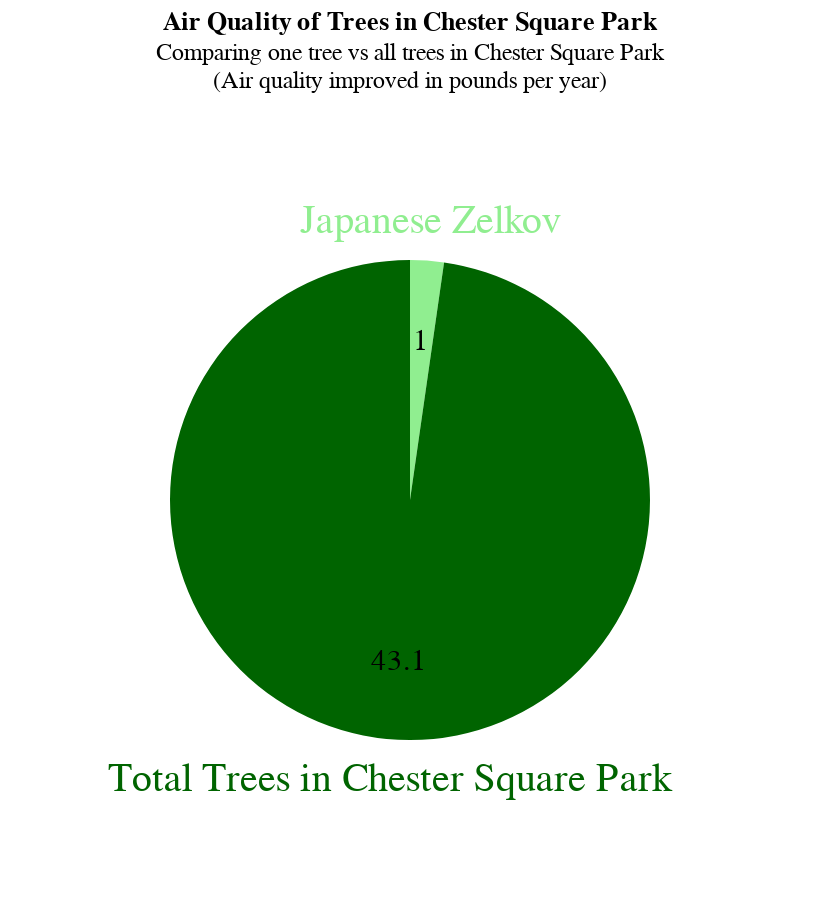

Source (notebook cell):
### Code cell
# Pie chart for 2950125, Japanese Zelkova
source3 = pd.DataFrame({"Tree": ['Japanese Zelkov', 'Total Trees in Chester Square Park'], "Air quality improved (lb/year)": [1.0, 43.1]})

base = alt.Chart(source3).encode(
    alt.Theta("Air quality improved (lb/year)").stack(True),
    alt.Color("Tree", scale=alt.Scale(range=["lightgreen", "darkgreen"])).legend(None)
).properties(
    width=400,
    height=400,
    title={
      "text": ["Air Quality of Trees in Chester Square Park"], 
      "subtitle": ["Comparing one tree vs all trees in Chester Square Park", "(Air quality improved in pounds per year)"]
    }
)

pie = base.mark_arc(outerRadius=120)
text = base.mark_text(radius=80, size=15).encode(text="Air quality improved (lb/year):N", color=alt.value("black"))
text2 = base.mark_text(radius=140, size=20).encode(text="Tree:N")

pie + text + text2

### Figure 1 — Vega-Lite specification as saved in the notebook (floating-point values rounded to 4 significant figures)
{"config": {"view": {"continuousWidth": 300, "continuousHeight": 300}}, "layer": [{"mark": {"type": "arc", "outerRadius": 120}, "encoding": {"color": {"field": "Tree", "legend": null, "scale": {"range": ["lightgreen", "darkgreen"]}, "type": "nominal"}, "theta": {"field": "Air quality improved (lb/year)", "stack": true, "type": "quantitative"}}, "title": {"text": ["Air Quality of Trees in Chester Square Park"], "subtitle": ["Comparing one tree vs all trees in Chester Square Park", "(Air quality improved in pounds per year)"]}}, {"mark": {"type": "text", "radius": 80, "size": 15}, "encoding": {"color": {"value": "black"}, "text": {"field": "Air quality improved (lb/year)", "type": "nominal"}, "theta": {"field": "Air quality improved (lb/year)", "stack": true, "type": "quantitative"}}, "title": {"text": ["Air Quality of Trees in Chester Square Park"], "subtitle": ["Comparing one tree vs all trees in Chester Square Park", "(Air quality improved in pounds per year)"]}}, {"mark": {"type": "text", "radius": 140, "size": 20}, "encoding": {"color": {"field": "Tree", "legend": null, "scale": {"range": ["lightgreen", "darkgreen"]}, "type": "nominal"}, "text": {"field": "Tree", "type": "nominal"}, "theta": {"field": "Air quality improved (lb/year)", "stack": true, "type": "quantitative"}}, "title": {"text": ["Air Quality of Trees in Chester Square Park"], "subtitle": ["Comparing one tree vs all trees in Chester Square Park", "(Air quality improved in pounds per year)"]}}], "data": {"name": "data-718f403a6b86a9d1425e5ea2d79e1391"}, "height": 400, "width": 400, "$schema": "https://vega.github.io/schema/vega-lite/v5.8.0.json", "datasets": {"data-718f403a6b86a9d1425e5ea2d79e1391": [{"Tree": "Japanese Zelkov", "Air quality improved (lb/year)": 1.0}, {"Tree": "Total Trees in Chester Square Park", "Air quality improved (lb/year)": 43.1}]}}
